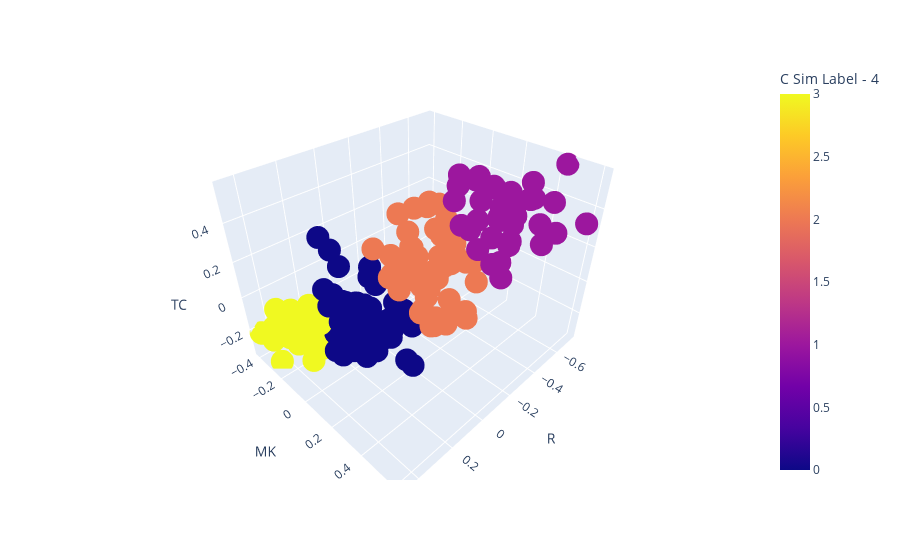
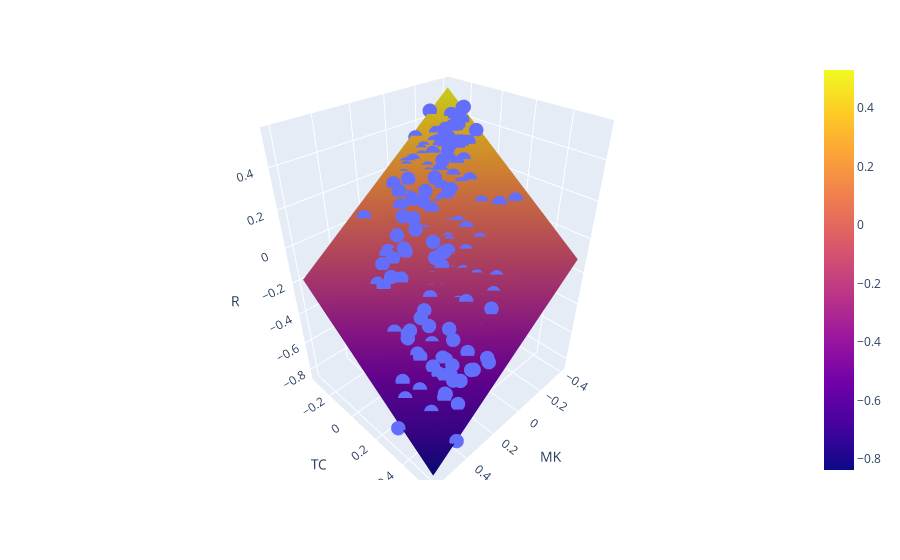

The notebook cell these images were saved under, in order:
### Markdown cell above
# Cluster for c_sim data

### Code cell
from sklearn.cluster import KMeans
import matplotlib.pyplot as plt
n_clusters = 4
np_c_sim = df[["R", "MK", "TC"]].values
model = KMeans(n_clusters=n_clusters).fit(np_c_sim)

# plt.figure(figsize=(8, 6))
# plt.scatter(np_c_sim[:,0], np_c_sim[:,1], c=model.labels_.astype(float))
# print(model.labels_)
temp = df.index.to_numpy()
temp2 = df[["R", "MK", "TC"]]
data = []
for idx, uuid in enumerate(temp):
    row = [uuid, model.labels_[idx]]
    data.append(row)
c_sim_cluster_df = pd.DataFrame(data, columns=["User", f"C Sim Label - {n_clusters}"])
c_sim_cluster_df = c_sim_cluster_df.set_index("User")
# c_sim_cluster_df= c_sim_cluster_df.join(temp2)
# c_sim_cluster_df.to_csv("cluster.csv")

c_sim_viz_df = c_sim_cluster_df.join(df[["R", "MK", "TC"]])
import plotly.express as px
fig = px.scatter_3d(c_sim_viz_df, x='R', y='MK', z='TC',
              color=f"C Sim Label - {n_clusters}")
fig.show()
try:
    df = df.drop(f"C Sim Label - {n_clusters}", axis=1)
except:
    print("no drop needed")
df = df.join(c_sim_cluster_df)

# df
import sklearn
mesh_size = .02
margin = 0

model = sklearn.linear_model.LinearRegression()
X = c_sim_viz_df[["MK", "TC"]]
y = c_sim_viz_df["R"]
model.fit(X, y)

x_min, x_max = X.MK.min() - margin, X.MK.max() + margin
y_min, y_max = X.TC.min() - margin, X.TC.max() + margin
xrange = np.arange(x_min, x_max, mesh_size)
yrange = np.arange(y_min, y_max, mesh_size)
xx, yy = np.meshgrid(xrange, yrange)


pred = model.predict(np.c_[xx.ravel(), yy.ravel()])
pred = pred.reshape(xx.shape)
fig = px.scatter_3d(c_sim_viz_df, x='MK', y='TC', z='R')
fig.update_traces(marker=dict(size=5))
fig.add_traces(go.Surface(x=xrange, y=yrange, z=pred, name='pred_surface'))
fig.show()

model.coef_

# make one for

### Figure 1 — Plotly figure (JSON) as saved in the notebook; plotly's stock layout.template omitted (floating-point values rounded to 4 significant figures; data arrays with more than 128 entries replaced by an {"elided": "..."} marker saying what was removed)
{"data": [{"hovertemplate": "R=%{x}<br>MK=%{y}<br>TC=%{z}<br>C Sim Label - 4=%{marker.color}<extra></extra>", "legendgroup": "", "marker": {"color": {"elided": "210 int values"}, "coloraxis": "coloraxis", "symbol": "circle"}, "mode": "markers", "name": "", "scene": "scene", "showlegend": false, "type": "scatter3d", "x": {"elided": "210 float values"}, "y": {"elided": "210 float values"}, "z": {"elided": "210 float values"}}], "layout": {"coloraxis": {"colorbar": {"title": {"text": "C Sim Label - 4"}}, "colorscale": [[0, "#0d0887"], [0.1111, "#46039f"], [0.2222, "#7201a8"], [0.3333, "#9c179e"], [0.4444, "#bd3786"], [0.5556, "#d8576b"], [0.6667, "#ed7953"], [0.7778, "#fb9f3a"], [0.8889, "#fdca26"], [1, "#f0f921"]]}, "legend": {"tracegroupgap": 0}, "margin": {"t": 60}, "scene": {"domain": {"x": [0, 1], "y": [0, 1]}, "xaxis": {"title": {"text": "R"}}, "yaxis": {"title": {"text": "MK"}}, "zaxis": {"title": {"text": "TC"}}}}}

### Figure 2 — Plotly figure (JSON) as saved in the notebook; plotly's stock layout.template omitted (floating-point values rounded to 4 significant figures; data arrays with more than 128 entries replaced by an {"elided": "..."} marker saying what was removed)
{"data": [{"hovertemplate": "MK=%{x}<br>TC=%{y}<br>R=%{z}<extra></extra>", "legendgroup": "", "marker": {"color": "#636efa", "size": 5, "symbol": "circle"}, "mode": "markers", "name": "", "scene": "scene", "showlegend": false, "type": "scatter3d", "x": {"elided": "210 float values"}, "y": {"elided": "210 float values"}, "z": {"elided": "210 float values"}}, {"name": "pred_surface", "type": "surface", "x": [-0.4042, -0.3842, -0.3642, -0.3442, -0.3242, -0.3042, -0.2842, -0.2642, -0.2442, -0.2242, -0.2042, -0.1842, -0.1642, -0.1442, -0.1242, -0.1042, -0.08416, -0.06416, -0.04416, -0.02416, -0.004162, 0.01584, 0.03584, 0.05584, 0.07584, 0.09584, 0.1158, 0.1358, 0.1558, 0.1758, 0.1958, 0.2158, 0.2358, 0.2558, 0.2758, 0.2958, 0.3158, 0.3358, 0.3558, 0.3758, 0.3958, 0.4158, 0.4358, 0.4558, 0.4758, 0.4958, 0.5158, 0.5358, 0.5558, 0.5758, 0.5958], "y": [-0.3366, -0.3166, -0.2966, -0.2766, -0.2566, -0.2366, -0.2166, -0.1966, -0.1766, -0.1566, -0.1366, -0.1166, -0.09656, -0.07656, -0.05656, -0.03656, -0.01656, 0.003442, 0.02344, 0.04344, 0.06344, 0.08344, 0.1034, 0.1234, 0.1434, 0.1634, 0.1834, 0.2034, 0.2234, 0.2434, 0.2634, 0.2834, 0.3034, 0.3234, 0.3434, 0.3634, 0.3834, 0.4034, 0.4234, 0.4434, 0.4634, 0.4834, 0.5034, 0.5234, 0.5434, 0.5634], "z": {"elided": "46x51 float values"}}], "layout": {"legend": {"tracegroupgap": 0}, "margin": {"t": 60}, "scene": {"domain": {"x": [0, 1], "y": [0, 1]}, "xaxis": {"title": {"text": "MK"}}, "yaxis": {"title": {"text": "TC"}}, "zaxis": {"title": {"text": "R"}}}}}
